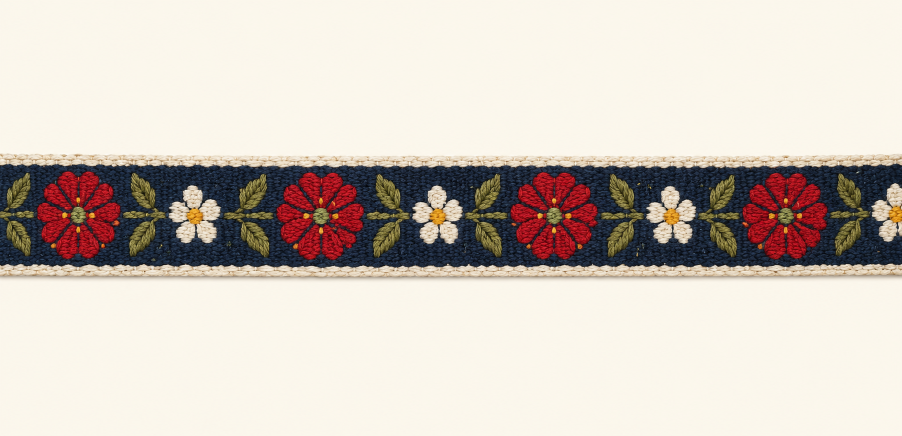
#> input picture docs/UX/eesti/floral-band-reference.png, 1804 x 872 px (shown at 1/2 size)
$ python generate-etm-from-refs.py
#> lines starting #> are read from the running program, lines starting #| are printed output that depends on the picture
#!/usr/bin/env python3
"""Generate cultural ETM PNG assets from Estonian textile photo references.

Sources (SSOT):
  docs/UX/eesti/floral-band-reference.png  → E1, E4–E8
  docs/UX/eesti/skirt_ornament_reference.png → E2, E3

Output: public/icons/public-home/etm-*.png
Preserves wool/thread realism by cropping/compositing photos (no AI).
"""

from __future__ import annotations

import argparse
import json
import math
import sys
from pathlib import Path

from PIL import Image, ImageDraw, ImageFilter

ROOT = Path(__file__).resolve().parents[1]
FLORAL_REF = ROOT / "docs" / "UX" / "eesti" / "floral-band-reference.png"
SKIRT_REF = ROOT / "docs" / "UX" / "eesti" / "skirt_ornament_reference.png"
OUT_DIR = ROOT / "public" / "icons" / "public-home"
CONTACT_DEFAULT = ROOT / "docs" / "tasks" / "backlog-stories" / "icons" / "etm-contact-sheet.png"

# --- Crop constants (tuned against the two reference photos) ---
# Floral band vertical span (includes cream borders)
FLORAL_BAND_BOX = (0, 318, 1804, 545)  # x0,y0,x1,y1 in floral ref
# One clean floral repeat for tiling (red → white → red start)
FLORAL_TILE_X0 = 400
FLORAL_TILE_W = 490
# Red flower motif for rosettes (within band-local coords after FLORAL_BAND_BOX crop)
FLOWER_BOX_IN_BAND = (520, 0, 780, 227)  # relative to band crop
DIVIDER_BOX_IN_BAND = (400, 0, 1100, 227)

# Skirt stripe unit including yellow / green beaded / burgundy
SKIRT_STRIPE_BOX = (320, 200, 720, 1400)
SKIRT_TILE_BLEND = 48

NIGHT = (11, 19, 32, 255)  # #0B1320


def load_rgb(path: Path) -> Image.Image:
    if not path.exists():
        raise SystemExit(f"Missing reference: {path}")
    return Image.open(path).convert("RGB")


# [11 lines left out: function near_white_to_alpha, not called in this run]


def make_h_tileable(im: Image.Image, blend: int = 32) -> Image.Image:
    """Cross-fade left/right edges for seamless horizontal tiling."""
    rgba = im.convert("RGBA")
    w, h = rgba.size
    blend = min(blend, w // 4)
    if blend < 2:
        return rgba
    out = rgba.copy()
    src = rgba.load()
    dst = out.load()
    for x in range(blend):
        t = x / blend
        for y in range(h):
            left = src[x, y]
            right = src[w - blend + x, y]
            # blend right-edge pixels toward left-edge
            rx = w - blend + x
            a = t
            dst[rx, y] = tuple(
                int(right[i] * (1 - a) + left[i] * a) for i in range(4)
            )
    return out


# [95 lines left out: functions make_v_tileable, circular_crop, ImageChops_multiply, annular_shell_from_band, not called in this run]


def build_floral_band() -> Image.Image:
    floral = load_rgb(FLORAL_REF)
    band = floral.crop(FLORAL_BAND_BOX)
    # Extract one repeat unit and make tileable; then expand to ~1600px wide
    x0 = FLORAL_TILE_X0
    unit = band.crop((x0, 0, x0 + FLORAL_TILE_W, band.height))
    unit = make_h_tileable(unit.convert("RGBA"), blend=28)
    # Tile to ~1600 width
    target_w = 1600
    tiles = math.ceil(target_w / unit.width)
    canvas = Image.new("RGBA", (tiles * unit.width, unit.height), (0, 0, 0, 0))
    for i in range(tiles):
        canvas.paste(unit, (i * unit.width, 0), unit)
    return canvas.crop((0, 0, target_w, unit.height))


# [18 lines left out: functions build_stripe_vertical, build_stripe_cap, not called in this run]


def build_flower_source(band: Image.Image) -> Image.Image:
    x0, y0, x1, y1 = FLOWER_BOX_IN_BAND
    # Clamp to band size
    x1 = min(x1, band.width)
    y1 = min(y1, band.height)
    return band.crop((x0, y0, x1, y1))


# [10 lines left out: function build_divider, not called in this run]


def save(im: Image.Image, name: str, dry_run: bool) -> Path:
    path = OUT_DIR / name
    if dry_run:
        print(f"DRY  {path.relative_to(ROOT)} {im.size} {im.mode}")
        return path
    OUT_DIR.mkdir(parents=True, exist_ok=True)
    im.save(path, "PNG", optimize=True)
    print(f"OK   {path.relative_to(ROOT)} {im.size} {path.stat().st_size}b")
    return path


# [48 lines left out: function contact_sheet, not called in this run]


ASSET_IDS = {
    "E1": "etm-floral-band.png",
    "E2": "etm-stripe-vertical.png",
    "E3": "etm-stripe-cap.png",
    "E4": "etm-watermark-folk.png",
    "E5": "etm-empty-rosette.png",
    "E6": "etm-floral-divider.png",
    "E7": "etm-category-rosette.png",
    "E8": "etm-step-shell.png",
}


def main() -> int:
    parser = argparse.ArgumentParser(description=__doc__)
    parser.add_argument("--dry-run", action="store_true")
    parser.add_argument(
        "--only",
        action="append",
        default=[],
        help="Generate only these ids (E1..E8), repeatable",
    )
    parser.add_argument(
        "--contact-sheet",
        nargs="?",
        const=str(CONTACT_DEFAULT),
        default=None,
        help=f"Write Night contact sheet (default {CONTACT_DEFAULT.name})",
    )
    args = parser.parse_args()

    want = {a.upper() for a in args.only} if args.only else set(ASSET_IDS)

    floral_full = load_rgb(FLORAL_REF)
#> in load_rgb, returned value is the input picture: PIL image 1804x872 RGB; mean R, G, B 209.5, 199.9, 190.9
    band_rgb = floral_full.crop(FLORAL_BAND_BOX)
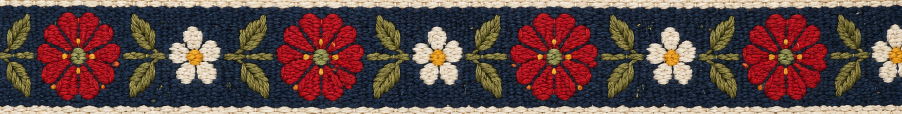
#> band_rgb: PIL image 1804x227 RGB (shown at 1/2 size); mean R, G, B 95.7, 71.9, 69.4
    flower = build_flower_source(band_rgb)
#> in build_flower_source, `return band.crop((x0, y0, x1, y1))`:
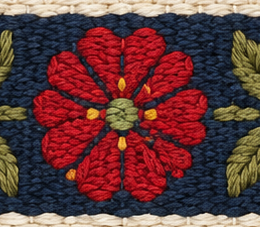
#> returned value: PIL image 260x227 RGB; mean R, G, B 101.5, 59.3, 59.9

    written: list[Path] = []

    if "E1" in want:
        written.append(save(build_floral_band(), ASSET_IDS["E1"], args.dry_run))
#> in build_floral_band, `unit = band.crop((x0, 0, x0 + FLORAL_TILE_W, band.height))`:
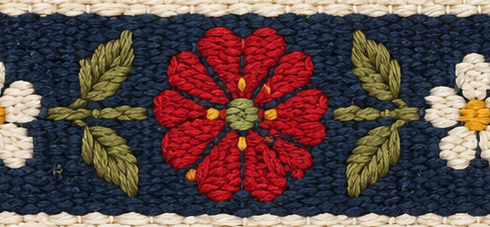
#> unit: PIL image 490x227 RGB; mean R, G, B 95.7, 73.2, 71.1
#> in build_floral_band, `unit = make_h_tileable(unit.convert("RGBA"), blend=28)`:
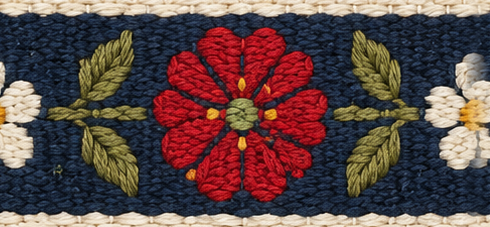
#> unit: PIL image 490x227 RGBA; mean R, G, B, A 95.4, 73.2, 71.4, 255; transparent parts drawn white
#> in build_floral_band, `canvas = Image.new("RGBA", (tiles * unit.width, unit.height), (0, 0, 0..`: canvas: PIL image 1960x227 RGBA; every value is 0
#> after the loop in build_floral_band, `for i in range(tiles):`:
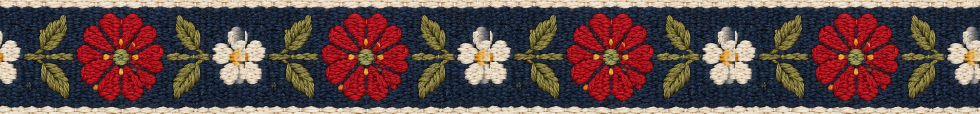
#> canvas: PIL image 1960x227 RGBA (shown at 1/2 size); mean R, G, B, A 95.4, 73.2, 71.4, 255; transparent parts drawn white
#> in build_floral_band, `return canvas.crop((0, 0, target_w, unit.height))`:
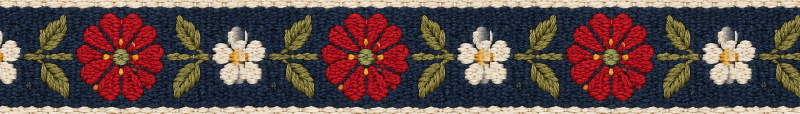
#> returned value: PIL image 1600x227 RGBA (shown at 1/2 size); mean R, G, B, A 94.5, 74.2, 72.1, 255; transparent parts drawn white

    stripe = None
    if want & {"E2", "E3"}:
        stripe = build_stripe_vertical()
    if "E2" in want:
        written.append(save(stripe, ASSET_IDS["E2"], args.dry_run))
    if "E3" in want:
        written.append(save(build_stripe_cap(stripe), ASSET_IDS["E3"], args.dry_run))

    if "E4" in want:
        wm = circular_crop(flower, 512, soft=0.08, opacity=0.35)
        written.append(save(wm, ASSET_IDS["E4"], args.dry_run))
    if "E5" in want:
        written.append(
            save(circular_crop(flower, 512, soft=0.05), ASSET_IDS["E5"], args.dry_run)
        )
    if "E6" in want:
        written.append(save(build_divider(band_rgb), ASSET_IDS["E6"], args.dry_run))
    if "E7" in want:
        written.append(
            save(circular_crop(flower, 256, soft=0.06), ASSET_IDS["E7"], args.dry_run)
        )
    if "E8" in want:
        # Use a wider band segment for ring texture
        shell_src = band_rgb.crop(
            (DIVIDER_BOX_IN_BAND[0], 0, min(DIVIDER_BOX_IN_BAND[2], band_rgb.width), band_rgb.height)
        )
        written.append(
            save(annular_shell_from_band(shell_src, 512), ASSET_IDS["E8"], args.dry_run)
        )

    if args.contact_sheet is not None and not args.dry_run:
        # Prefer all etm outputs on disk for the sheet
        all_paths = [OUT_DIR / name for name in ASSET_IDS.values()]
        contact_sheet(all_paths, Path(args.contact_sheet))

    print(json.dumps({"written": len(written), "ids": sorted(want)}))
    return 0


if __name__ == "__main__":
#> (the run stopped early here; a loop or call above may not have finished)
